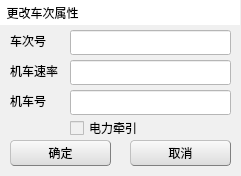
  <widget class="QWidget" name="widget" native="true">
   <property name="geometry">
    <rect>
     <x>0</x>
     <y>0</y>
     <width>241</width>
     <height>176</height>
    </rect>
   </property>
   <property name="styleSheet">
    <string notr="true">background-color: rgb(240, 240, 240);</string>
   </property>
   <widget class="QLineEdit" name="lineEdit_2">
    <property name="geometry">
     <rect>
      <x>70</x>
      <y>90</y>
      <width>161</width>
      <height>25</height>
     </rect>
    </property>
    <property name="focusPolicy">
     <enum>Qt::WheelFocus</enum>
    </property>
    <property name="styleSheet">
     <string notr="true">background-color: rgb(255, 255, 255);
</string>
    </property>
   </widget>
   <widget class="QLabel" name="PassWordTittle">
    <property name="geometry">
     <rect>
      <x>0</x>
      <y>0</y>
      <width>240</width>
      <height>25</height>
     </rect>
    </property>
    <property name="minimumSize">
     <size>
      <width>240</width>
      <height>25</height>
     </size>
    </property>
    <property name="maximumSize">
     <size>
      <width>10000</width>
      <height>25</height>
     </size>
    </property>
    <property name="styleSheet">
     <string notr="true">background-color: rgb(255, 255, 255);
</string>
    </property>
    <property name="text">
     <string>  更改车次属性</string>
    </property>
   </widget>
   <widget class="QPushButton" name="pushButton_3">
    <property name="geometry">
     <rect>
      <x>10</x>
      <y>140</y>
      <width>101</width>
      <height>26</height>
     </rect>
    </property>
    <property name="styleSheet">
     <string notr="true">QPushButton{background-color: rgb(240, 240, 240);}
QPushButton{border:1px groove gray;border-radius:4px;padding:2px 4px;border-style:outset;}
QPushButton:hover{background-color: rgb(229, 241, 251);color:black}
QPushButton:pressed{background-color: rgb(204, 228, 247);border-style:inset}
QPushButton{background-color: qlineargradient(spread:pad, x1:0, y1:1, x2:0, y2:0, stop:0 rgba(220, 220, 220, 255), stop:1 rgba(250, 250, 250, 255));}</string>
    </property>
    <property name="text">
     <string>确定</string>
    </property>
   </widget>
   <widget class="QPushButton" name="pushButton_4">
    <property name="geometry">
     <rect>
      <x>130</x>
      <y>140</y>
      <width>101</width>
      <height>26</height>
     </rect>
    </property>
    <property name="styleSheet">
     <string notr="true">QPushButton{background-color: rgb(240, 240, 240);}
QPushButton{border:1px groove gray;border-radius:4px;padding:2px 4px;border-style:outset;}
QPushButton:hover{background-color: rgb(229, 241, 251);color:black}
QPushButton:pressed{background-color: rgb(204, 228, 247);border-style:inset}
QPushButton{background-color: qlineargradient(spread:pad, x1:0, y1:1, x2:0, y2:0, stop:0 rgba(220, 220, 220, 255), stop:1 rgba(250, 250, 250, 255));}</string>
    </property>
    <property name="text">
     <string>取消</string>
    </property>
   </widget>
   <widget class="QLineEdit" name="lineEdit_3">
    <property name="geometry">
     <rect>
      <x>70</x>
      <y>60</y>
      <width>161</width>
      <height>25</height>
     </rect>
    </property>
    <property name="focusPolicy">
     <enum>Qt::WheelFocus</enum>
    </property>
    <property name="styleSheet">
     <string notr="true">background-color: rgb(255, 255, 255);
</string>
    </property>
   </widget>
   <widget class="QLineEdit" name="lineEdit_4">
    <property name="geometry">
     <rect>
      <x>70</x>
      <y>30</y>
      <width>161</width>
      <height>25</height>
     </rect>
    </property>
    <property name="focusPolicy">
     <enum>Qt::WheelFocus</enum>
    </property>
    <property name="styleSheet">
     <string notr="true">background-color: rgb(255, 255, 255);
</string>
    </property>
   </widget>
   <widget class="QLabel" name="label">
    <property name="geometry">
     <rect>
      <x>10</x>
      <y>30</y>
      <width>41</width>
      <height>21</height>
     </rect>
    </property>
    <property name="text">
     <string>车次号</string>
    </property>
   </widget>
   <widget class="QLabel" name="label_2">
    <property name="geometry">
     <rect>
      <x>10</x>
      <y>60</y>
      <width>51</width>
      <height>21</height>
     </rect>
    </property>
    <property name="text">
     <string>机车速率</string>
    </property>
   </widget>
   <widget class="QLabel" name="label_3">
    <property name="geometry">
     <rect>
      <x>10</x>
      <y>90</y>
      <width>41</width>
      <height>21</height>
     </rect>
    </property>
    <property name="text">
     <string>机车号</string>
    </property>
   </widget>
   <widget class="QCheckBox" name="checkBox">
    <property name="geometry">
     <rect>
      <x>70</x>
      <y>120</y>
      <width>71</width>
      <height>16</height>
     </rect>
    </property>
    <property name="text">
     <string>电力牵引</string>
    </property>
   </widget>
  </widget>
